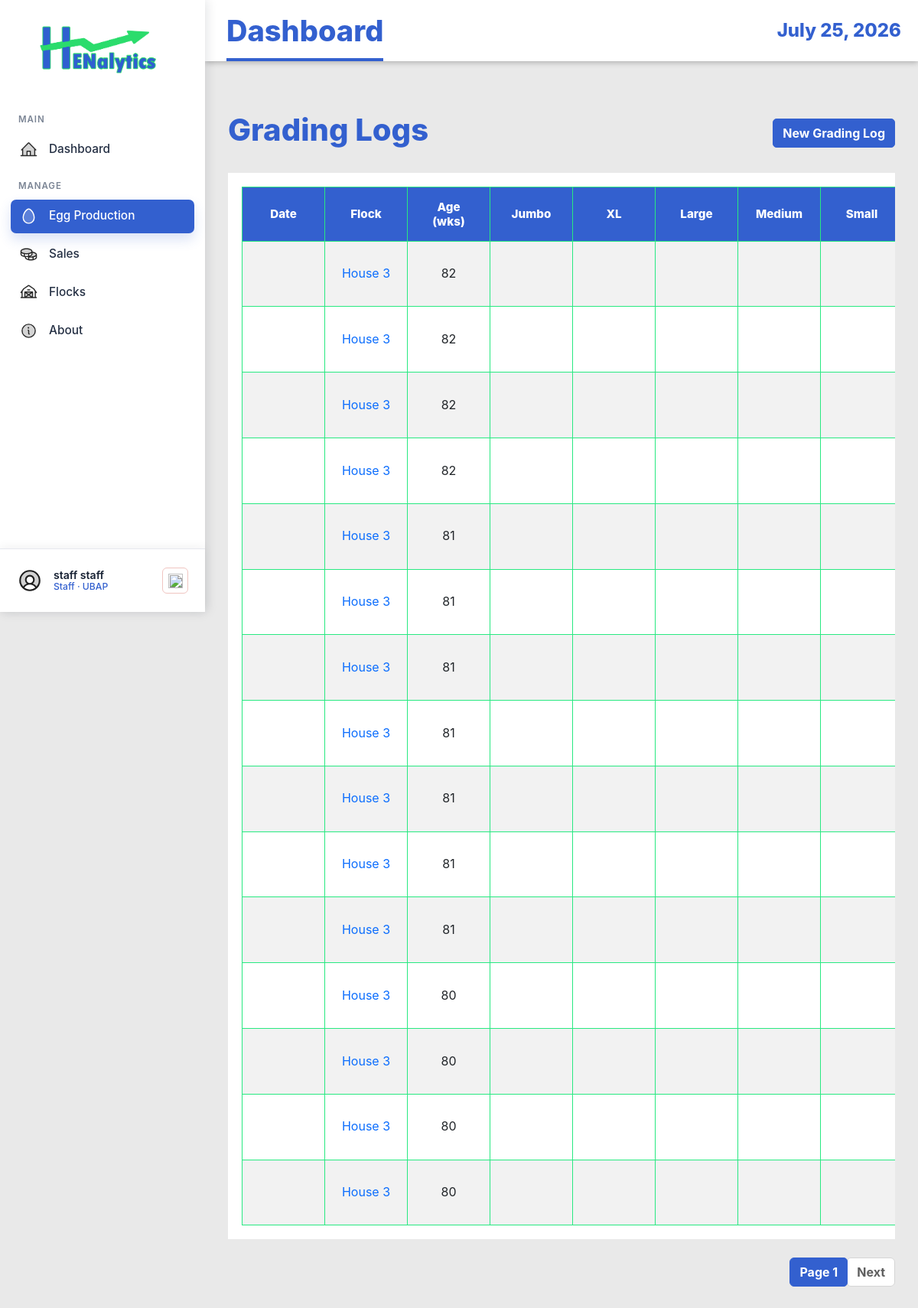
/grading-logs/ (signed in), run on the app's committed database.
### EggProduction/models.py (models this page shows, shortened)
class GradingLog(models.Model):
    flock = models.ForeignKey(Flock, on_delete=models.CASCADE, related_name='grading_logs')
    log_date = models.DateField()
    age_weeks = models.IntegerField(validators=[MinValueValidator(0)])
    eggs_total = models.IntegerField(validators=[MinValueValidator(0)])
    eggs_aa = models.IntegerField(validators=[MinValueValidator(0)], default=0)
    eggs_a = models.IntegerField(validators=[MinValueValidator(0)], default=0)
    eggs_b = models.IntegerField(validators=[MinValueValidator(0)], default=0)
    eggs_small = models.IntegerField(validators=[MinValueValidator(0)], default=0)
    eggs_broken = models.IntegerField(validators=[MinValueValidator(0)], default=0)
    eggs_decode = models.IntegerField(validators=[MinValueValidator(0)], default=0)
    eggs_source = models.CharField(max_length=100, blank=True, null=True)
    created_at = models.DateTimeField(auto_now_add=True)
    updated_at = models.DateTimeField(auto_now=True)
    class Meta:
        ordering = ['-log_date']
        unique_together = ('flock', 'log_date')

class Flock(models.Model):
    STATUS_CHOICES = (
        ('active', 'Active'),
        ('inactive', 'Inactive'),
        ('culled', 'Culled'),
    )
    house_no = models.IntegerField()
    breed_strain = models.CharField(max_length=100)
    date_started = models.DateField()
    initial_hen_count = models.IntegerField(validators=[MinValueValidator(1)])
    status = models.CharField(max_length=20, choices=STATUS_CHOICES, default='active')
    notes = models.TextField(blank=True, null=True)
    created_at = models.DateTimeField(auto_now_add=True)
    updated_at = models.DateTimeField(auto_now=True)
    class Meta:
        ordering = ['-date_started']
        unique_together = ['house_no', 'date_started']

### EggProduction/views.py (the view)
# urls.py: path('grading-logs/', views.GradingLogListView.as_view(), name='grading-log-list'),
class GradingLogListView(StaffAccessMixin, ListView):
    model = GradingLog
    template_name = 'egg_production/grading_log_list.html'
    context_object_name = 'grading_logs'
    paginate_by = 15
    ordering = ['-log_date']
    def get_queryset(self):
        qs = super().get_queryset().select_related('flock')
        flock_id = self.request.GET.get('flock_id')
        if flock_id:
            qs = qs.filter(flock_id=flock_id)
        return qs

### EggProduction/views.py (called while the page is built)
    def test_func(self):
        user = self.request.user
        try:
            profile = UserProfile.objects.get(user=user)
            return profile.role in ['staff', 'admin', 'manager']
        except UserProfile.DoesNotExist:
            return user.is_staff or user.is_superuser

### EggProduction/templates/egg_production/grading_log_list.html (shortened to what this page needs)
{% extends 'base.html' %}
{% load static %}
{% block content %}
<div class="container mt-4">
    <div class="d-flex justify-content-between align-items-center mb-4">
        <h1>Grading Logs</h1>
        {% if perms.eggproduction.add_gradinglog or user.is_staff %}
        <a href="{% url 'eggproduction:grading-log-create' %}" class="btn btn-primary">New Grading Log</a>
        {% endif %}
    </div>
    {% if grading_logs %}
    <div class="table-responsive">
        <table class="table table-striped table-hover">
            <thead class="table-dark">
                <tr>
                    <th>Date</th>
                    <th>Flock</th>
                    <th>Age (wks)</th>
                    <th>Jumbo</th>
                    <th>XL</th>
                    <th>Large</th>
                    <th>Medium</th>
                    <th>Small</th>
                </tr>
            </thead>
            <tbody>
                {% for log in grading_logs %}
                <tr>
                    <td>{{ log.grading_date|date:"Y-m-d" }}</td>
                    <td><a href="{% url 'eggproduction:flock-detail' log.flock.pk %}">House {{ log.flock.house_no }}</a>
                    </td>
                    <td>{{ log.age_weeks }}</td>
                    <td>{{ log.grade_jumbo }}</td>
                    <td>{{ log.grade_extra_large }}</td>
                    <td>{{ log.grade_large }}</td>
                    <td>{{ log.grade_medium }}</td>
                    <td>{{ log.grade_small }}</td>
                </tr>
                {% endfor %}
            </tbody>
        </table>
    </div>
    {% if is_paginated %}
    <nav aria-label="Page navigation">
        <ul class="pagination justify-content-center">
            <li class="page-item active"><a class="page-link" href="#">Page {{ page_obj.number }}</a></li>
            {% if page_obj.has_next %}
            <li class="page-item"><a class="page-link" href="?page={{ page_obj.next_page_number }}">Next</a></li>
            {% endif %}
        </ul>
    </nav>
    {% endif %}
    {% else %}
    <div class="alert alert-info">No grading logs found. <a href="{% url 'eggproduction:grading-log-create' %}">Create
            one</a></div>
    {% endif %}
</div>
{% endblock %}

### EggProduction/templates/base.html (shortened to what this page needs)
{% load static %}
<!DOCTYPE html>
<html lang="en">
<head>
    <link href="https://cdn.jsdelivr.net/npm/bootstrap@5.3.0/dist/css/bootstrap.min.css" rel="stylesheet">
    <link rel="stylesheet" href="https://cdn.datatables.net/1.13.8/css/jquery.dataTables.min.css">
    <link rel="stylesheet" href="https://cdn.datatables.net/buttons/2.4.2/css/buttons.dataTables.min.css">
    <link rel="stylesheet" href="{% static 'EggProduction/css/style.css' %}">
</head>
<body class="{% if request.user.is_authenticated %}app-body{% else %}auth-body{% endif %}">
    {% if request.user.is_authenticated %}
    <div class="app-shell">
        <aside class="app-sidebar">
            <a href="{% url 'eggproduction:dashboard' %}" class="brand-lockup">
                <img src="{% static 'EggProduction/img/logo-login.png' %}" alt="Henalytics">
            </a>
            <nav class="side-nav" aria-label="Main navigation">
                <div class="nav-section-label">MAIN</div>
                <a href="{% url 'eggproduction:dashboard' %}"
                    class="side-link {% if request.resolver_match.url_name == 'dashboard' %}active{% endif %}">
                    <img class="side-icon side-img-icon" src="{% static 'EggProduction/img/house-line-duotone.svg' %}"
                        alt="" aria-hidden="true">
                    <span>Dashboard</span>
                </a>
                <div class="nav-section-label">MANAGE</div>
                <a href="{% url 'eggproduction:production-log-list' %}"
                    class="side-link {% if 'production-log' in request.resolver_match.url_name or 'grading-log' in request.resolver_match.url_name %}active{% endif %}">
                    <img class="side-icon side-img-icon" src="{% static 'EggProduction/img/egg-duotone.svg' %}" alt=""
                        aria-hidden="true">
                    <span>Egg Production</span>
                </a>
                <a href="{% url 'eggproduction:sales-transaction-list' %}"
                    class="side-link {% if 'sales-transaction' in request.resolver_match.url_name or 'sales-item' in request.resolver_match.url_name %}active{% endif %}">
                    <img class="side-icon side-img-icon" src="{% static 'EggProduction/img/coins-duotone.svg' %}" alt=""
                        aria-hidden="true">
                    <span>Sales</span>
                </a>
                <a href="{% url 'eggproduction:flock-list' %}"
                    class="side-link {% if 'flock' in request.resolver_match.url_name %}active{% endif %}">
                    <img class="side-icon side-img-icon" src="{% static 'EggProduction/img/barn-duotone.svg' %}" alt=""
                        aria-hidden="true">
                    <span>Flocks</span>
                </a>
                <a href="{% url 'index' %}"
                    class="side-link {% if request.resolver_match.url_name == 'index' %}active{% endif %}">
                    <img class="side-icon side-img-icon" src="{% static 'EggProduction/img/info-duotone.svg' %}" alt=""
                        aria-hidden="true">
                    <span>About</span>
                </a>
            </nav>
            <div class="sidebar-account">
                <div class="account-summary">
                    <img class="account-avatar-img" src="{% static 'EggProduction/img/user-circle-duotone.svg' %}" alt=""
                        aria-hidden="true">
                    <span class="account-copy">
                        <span class="account-name">{{ request.user.get_full_name|default:request.user.username }}</span>
                        <span class="account-role">
                            {% if request.user.is_superuser %}
                            Admin
                            {% elif request.user.userprofile.display_role %}
                            {{ request.user.userprofile.display_role }}
                            {% else %}
                            Staff
                            {% endif %}
                            &middot; UBAP
                        </span>
                    </span>
                    <form method="post" action="{% url 'logout' %}" class="account-logout-form account-logout-inline" data-swal-logout
                        data-swal-title="Sign out?"
                        data-swal-text="You will be returned to the login page."
                        data-swal-confirm-text="Sign out"
                        data-swal-cancel-text="Stay signed in">
                        <button type="submit" class="account-logout-button" title="Logout" aria-label="Logout">
                            <img class="logout-icon-img" src="{% static 'EggProduction/img/sign-out.svg' %}" alt="" aria-hidden="true">
                        </button>
                    </form>
                </div>
            </div>
        </aside>
        <section class="app-panel">
            <header class="app-topbar">
                <h1>{% block page_title %}Dashboard{% endblock %}</h1>
                <time>{% now "F j, Y" %}</time>
            </header>
            <main class="app-content">
                {% else %}
                <main>
                    {% endif %}
                    {% block content %}{% endblock %}
                    {% if request.user.is_authenticated %}
                </main>
        </section>
    </div>
    {% else %}
    </main>
    {% endif %}
</body>
</html>

### data on the page
GradingLog: flock.house_no "3", age_weeks "82"
GradingLog: flock.house_no "3", age_weeks "82"
GradingLog: flock.house_no "3", age_weeks "82"
GradingLog: flock.house_no "3", age_weeks "82"
GradingLog: flock.house_no "3", age_weeks "81"
GradingLog: flock.house_no "3", age_weeks "81"
GradingLog: flock.house_no "3", age_weeks "81"
GradingLog: flock.house_no "3", age_weeks "81"
GradingLog: flock.house_no "3", age_weeks "81"
GradingLog: flock.house_no "3", age_weeks "81"
GradingLog: flock.house_no "3", age_weeks "81"
GradingLog: flock.house_no "3", age_weeks "80"
GradingLog: flock.house_no "3", age_weeks "80"
GradingLog: flock.house_no "3", age_weeks "80"
GradingLog: flock.house_no "3", age_weeks "80"

### other printed values
{{ request.user.get_full_name|default:request.user.username }} "staff staff"
{{ page_obj.number }} "1"
